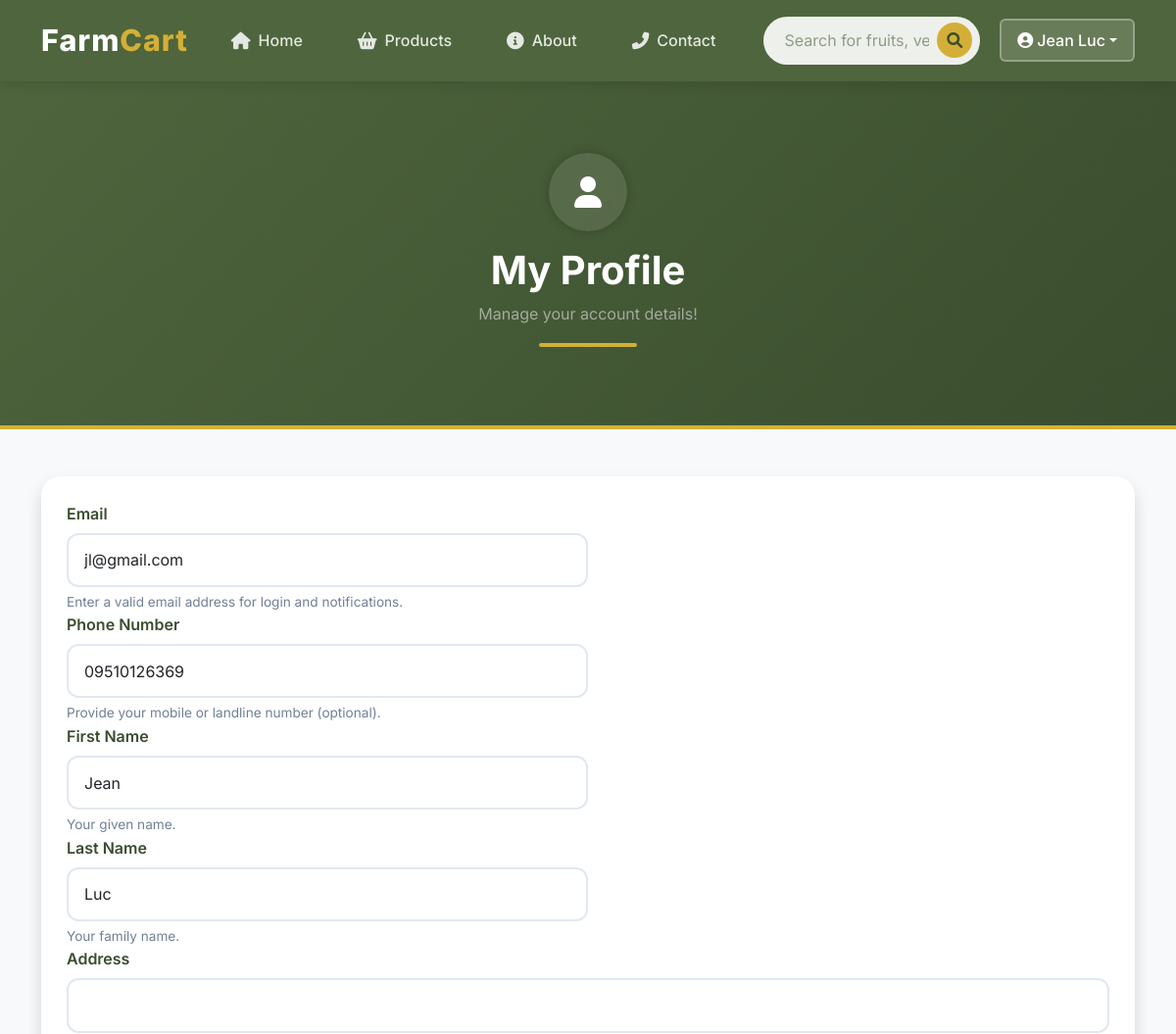
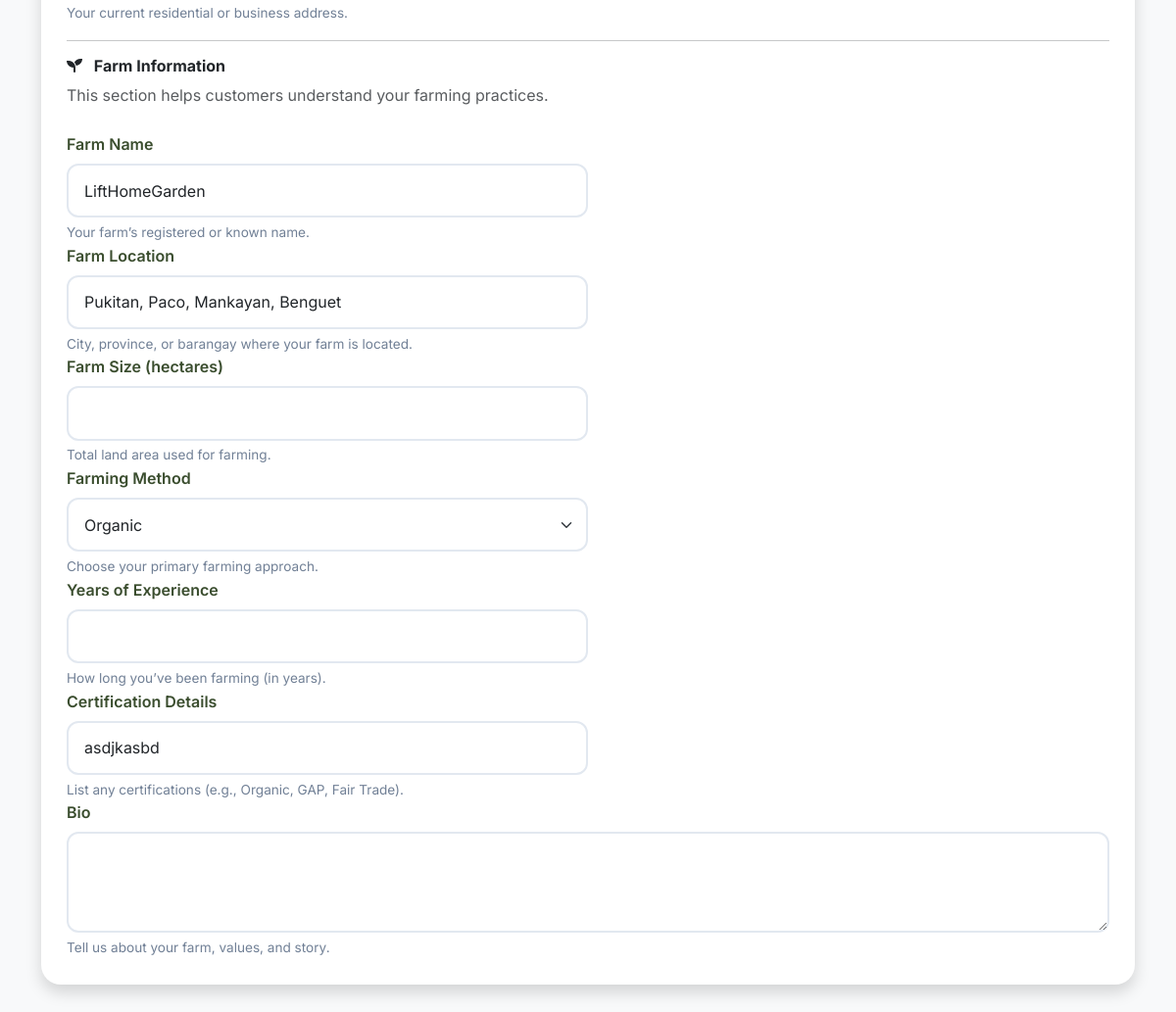
The app's page /Pages/customer/edit-profile.php (signed in) with its own data (2 pictures, top to bottom).
### tables this page shows
CREATE TABLE `farmer_profiles` (
  `profile_id` int(11) NOT NULL,
  `user_id` int(11) NOT NULL,
  `farm_name` varchar(255) DEFAULT NULL,
  `farm_location` varchar(255) DEFAULT NULL,
  `farm_size` decimal(10,2) DEFAULT NULL CHECK (`farm_size` >= 0),
  `farming_method` enum('conventional','organic','hydroponic','aquaponic','greenhouse','free_range') DEFAULT NULL,
  `years_experience` int(11) DEFAULT NULL CHECK (`years_experience` >= 0),
  `certification_details` text DEFAULT NULL,
  `bio` text DEFAULT NULL,
  `is_verified_farmer` tinyint(1) DEFAULT 0,
  `created_at` timestamp NOT NULL DEFAULT current_timestamp(),
  `updated_at` timestamp NOT NULL DEFAULT current_timestamp() ON UPDATE current_timestamp()
);

CREATE TABLE `users` (
  `user_id` int(11) NOT NULL,
  `email` varchar(255) NOT NULL,
  `password` varchar(255) NOT NULL,
  `role` enum('farmer','admin','customer') NOT NULL,
  `first_name` varchar(100) NOT NULL,
  `last_name` varchar(100) NOT NULL,
  `phone_number` varchar(20) DEFAULT NULL,
  `address` text DEFAULT NULL,
  `profile_image` varchar(500) DEFAULT NULL,
  `store_name` varchar(255) DEFAULT NULL,
  `store_description` text DEFAULT NULL,
  `store_address` text DEFAULT NULL,
  `store_phone` varchar(20) DEFAULT NULL,
  `is_verified` tinyint(1) DEFAULT 0,
  `created_at` timestamp NOT NULL DEFAULT current_timestamp(),
  `updated_at` timestamp NOT NULL DEFAULT current_timestamp() ON UPDATE current_timestamp()
);

### Pages/customer/user.php (called while the page is built, shortened)
<?php
class User {
    private $conn;
    public function __construct($conn) {
        $this->conn = $conn;
    }
   public function getById($id) {
    $stmt = $this->conn->prepare("
        SELECT u.user_id, u.first_name, u.last_name, u.email, u.phone_number, u.address,
               f.farm_name, f.farm_location, f.farm_size, f.farming_method,
               f.years_experience, f.certification_details, f.bio, f.is_verified_farmer,
               f.created_at, f.updated_at
        FROM users u
        LEFT JOIN farmer_profiles f ON u.user_id = f.user_id
        WHERE u.user_id = ?
    ");
    $stmt->bind_param("i", $id);
    $stmt->execute();
    $result = $stmt->get_result();
    return $result->fetch_assoc();
}
}

### Pages/customer/edit-profile.php (the view, shortened to what this page needs)
<?php
require_once 'User.php';
$userObj = new User($conn);
$userId  = $_SESSION['user_id'];
$user    = $userObj->getById($userId);
?>
<!DOCTYPE html>
<html lang="en">
<head>
  <link href="https://cdn.jsdelivr.net/npm/bootstrap@5.3.0/dist/css/bootstrap.min.css" rel="stylesheet">
  <link rel="stylesheet" href="https://cdnjs.cloudflare.com/ajax/libs/font-awesome/6.0.0/css/all.min.css">
  <link rel="stylesheet" href="../../Assets/css/navbar.css">
  <link rel="stylesheet" href="../../Assets/css/customer.css">
</head>
<body>
  <?php include '../../Includes/navbar.php'; ?>
<section class="profile-header-modern">
  <div class="container text-center">
    <div class="profile-icon-wrapper mb-3">
      <div class="profile-icon-circle">
        <i class="fas fa-user fa-2x text-white"></i>
      </div>
    </div>
    <h1 class="fw-bold text-white">My Profile</h1>
    <p class="text-white-50">Manage your account details!</p>
    <div class="accent-line mt-3 mx-auto"></div>
  </div>
</section>
  <div class="container py-5">
    <div class="card shadow p-4">
      <form method="post">
<div class="col-md-6">
  <label class="form-label">Email</label>
  <input type="email" name="email" class="form-control"
         value="<?php echo htmlspecialchars($user['email'] ?? ''); ?>" required>
  <div class="form-text">Enter a valid email address for login and notifications.</div>
</div>
<div class="col-md-6">
  <label class="form-label">Phone Number</label>
  <input type="text" name="phone_number" class="form-control"
         value="<?php echo htmlspecialchars($user['phone_number'] ?? ''); ?>">
  <div class="form-text">Provide your mobile or landline number (optional).</div>
</div>
<div class="col-md-6">
  <label class="form-label">First Name</label>
  <input type="text" name="first_name" class="form-control"
         value="<?php echo htmlspecialchars($user['first_name'] ?? ''); ?>" required>
  <div class="form-text">Your given name.</div>
</div>
<div class="col-md-6">
  <label class="form-label">Last Name</label>
  <input type="text" name="last_name" class="form-control"
         value="<?php echo htmlspecialchars($user['last_name'] ?? ''); ?>" required>
  <div class="form-text">Your family name.</div>
</div>
<div class="col-12">
  <label class="form-label">Address</label>
  <input type="text" name="address" class="form-control"
         value="<?php echo htmlspecialchars($user['address'] ?? ''); ?>" required>
  <div class="form-text">Your current residential or business address.</div>
</div>
<hr>
<h6 class="fw-bold text-dark-green"><i class="fas fa-seedling me-2 text-accent"></i> Farm Information</h6>
<p class="text-muted mb-4">This section helps customers understand your farming practices.</p>
<div class="col-md-6">
  <label class="form-label">Farm Name</label>
  <input type="text" name="farm_name" class="form-control"
         value="<?php echo htmlspecialchars($user['farm_name'] ?? ''); ?>" required>
  <div class="form-text">Your farm’s registered or known name.</div>
</div>
<div class="col-md-6">
  <label class="form-label">Farm Location</label>
  <input type="text" name="farm_location" class="form-control"
         value="<?php echo htmlspecialchars($user['farm_location'] ?? ''); ?>" required>
  <div class="form-text">City, province, or barangay where your farm is located.</div>
</div>
<div class="col-md-6">
  <label class="form-label">Farm Size (hectares)</label>
  <input type="number" name="farm_size" class="form-control"
         value="<?php echo htmlspecialchars($user['farm_size'] ?? ''); ?>" required>
  <div class="form-text">Total land area used for farming.</div>
</div>
<div class="col-md-6">
  <label for="farming_method" class="form-label">Farming Method</label>
  <select class="form-select" id="farming_method" name="farming_method" required>
    <option value="Organic" <?php echo ($user['farming_method'] ?? '') === 'Organic' ? 'selected' : ''; ?>>Organic</option>
  </select>
  <div class="form-text">Choose your primary farming approach.</div>
</div>
<div class="col-md-6">
  <label class="form-label">Years of Experience</label>
  <input type="number" name="years_experience" class="form-control"
         value="<?php echo htmlspecialchars($user['years_experience'] ?? ''); ?>" required>
  <div class="form-text">How long you’ve been farming (in years).</div>
</div>
<div class="col-md-6">
  <label class="form-label">Certification Details</label>
  <input type="text" name="certification_details" class="form-control"
         value="<?php echo htmlspecialchars($user['certification_details'] ?? ''); ?>">
  <div class="form-text">List any certifications (e.g., Organic, GAP, Fair Trade).</div>
</div>
<div class="col-12">
  <label class="form-label">Bio</label>
  <textarea name="bio" class="form-control" rows="3" required><?php echo htmlspecialchars($user['bio'] ?? ''); ?></textarea>
  <div class="form-text">Tell us about your farm, values, and story.</div>
</div>
      </form>
    </div>
  </div>
</body>
</html>

### Assets/css/navbar.css (style rules this page uses)
:root { --primary-green: #4E653D; --light-green: #6B8E4E; --dark-green: #3A4D2E; --accent-gold: #D4AF37; --light-bg: #F8F9FA; --white: #FFFFFF; --text-dark: #2D3748; --text-light: #718096; --border-light: #E2E8F0; }
body { padding-top: 76px; font-family: 'Segoe UI', Tahoma, Geneva, Verdana, sans-serif; background-color: var(--light-bg); }
.form-label { font-weight: 600; color: var(--dark-green); margin-bottom: 0.5rem; }
.form-control, .form-select { border: 2px solid var(--border-light); border-radius: 8px; padding: 0.75rem 1rem; transition: all 0.3s ease; }

### Assets/css/customer.css (style rules this page uses)
:root { --primary-green: #4E653D; --light-green: #6B8E4E; --dark-green: #3A4D2E; --accent-gold: #D4AF37; --light-bg: #F8F9FA; --white: #FFFFFF; --text-dark: #080f1d; --text-light: #718096; --border-light: #E2E8F0; --shadow-sm: 0 2px 4px rgba(0,0,0,0.05); --shadow-md: 0 8px 25px rgba(0,0,0,0.1); --shadow-lg: 0 15px 35px rgba(0,0,0,0.15); --gradient-primary: linear-gradient(135deg, var(--primary-green), var(--light-green)); --gradient-gold: linear-gradient(135deg, var(--accent-gold), #E8C547); }
* { margin: 0; padding: 0; box-sizing: border-box; }
body { font-family: 'Inter', sans-serif; background-color: var(--light-bg); padding-top: 76px; line-height: 1.6; color: var(--text-dark); }
.form-label { font-weight: 500; color: var(--dark-green); margin-bottom: 0.5rem; }
.form-control { border: 2px solid var(--border-light); border-radius: 10px; padding: 0.75rem 1rem; transition: all 0.3s ease; }
.form-select { border: 2px solid var(--border-light); border-radius: 10px; padding: 0.75rem 1rem; }
.form-control { flex: 1; padding: 12px 20px; border: none; border-radius: 50px; font-size: 1rem; }
.card { border-radius: 20px; box-shadow: var(--shadow-md); border: 2px solid transparent; transition: all 0.3s ease; }
.form-control, .form-select { border: 2px solid var(--border-light); border-radius: 12px; padding: 0.85rem 1rem; font-size: 1rem; transition: all 0.3s ease; }
.form-label { font-weight: 600; color: var(--dark-green); margin-bottom: 0.4rem; }
.form-text { font-size: 0.85rem; color: var(--text-light); margin-top: 0.3rem; }
section { padding: 80px 20px; }
.form-control, .form-select { animation: fadeInUp 0.5s ease both; }

### Pages/customer/edit-profile.php (style rules this page uses)
.profile-header-modern { background: linear-gradient(135deg, var(--primary-green), var(--dark-green)); padding: 5rem 0; border-bottom: 4px solid var(--accent-gold); position: relative; z-index: 1; }
.profile-icon-wrapper { display: flex; justify-content: center; align-items: center; }
.profile-icon-circle { width: 80px; height: 80px; background-color: rgba(255, 255, 255, 0.1); border-radius: 50%; display: flex; justify-content: center; align-items: center; backdrop-filter: blur(6px); box-shadow: 0 0 10px rgba(0,0,0,0.2); }
.accent-line { width: 100px; height: 4px; background: var(--accent-gold); border-radius: 2px; }

### records on screen
farmer_profiles: email "jl@gmail.com", phone_number "09510126369", first_name "Jean", last_name "Luc", farm_name "LiftHomeGarden", farm_location "Pukitan, Paco, Mankayan, Benguet", certification_details "asdjkasbd"

### other values on screen
$display_name "Jean Luc"
